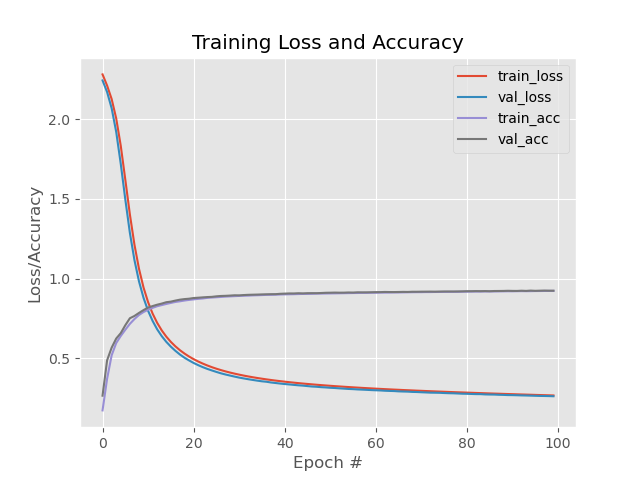

Write Python code to recreate this figure.
#!/usr/bin/env python3

from sklearn.preprocessing import LabelBinarizer
from sklearn.metrics import classification_report

import tensorflow as tf
import matplotlib.pyplot as plt
import numpy as np

# grab the MNIST dataset of 70,000 hand-written digits
# 60,000 for training and 10,000 for testing
((trainX, trainY), (testX, testY)) = tf.keras.datasets.mnist.load_data()

# flatten each 28x28x1 image to a simple list of 28x28=784 pixels
trainX = trainX.reshape((trainX.shape[0], 28 * 28 * 1))
testX = testX.reshape((testX.shape[0], 28 * 28 * 1))

# scale data to the range of [0, 1]
trainX = trainX.astype('float32') / 255.0
testX = testX.astype('float32') / 255.0

# convert the labels from integers to vectors
lb = LabelBinarizer()
trainY = lb.fit_transform(trainY)
testY = lb.transform(testY)

# build the model
num_features = trainX.shape[1]
print(f'{num_features=}')
model = tf.keras.models.Sequential()
model.add(tf.keras.layers.InputLayer(input_shape=(num_features,))) # input layer
model.add(tf.keras.layers.Dense(256, activation='sigmoid')) # hidden layer
model.add(tf.keras.layers.Dense(128, activation='sigmoid')) # hidden layer
model.add(tf.keras.layers.Dense(10, activation='softmax')) # output layer
model.summary()

# initialize the gradient descent optimizer
sgd = tf.keras.optimizers.SGD(0.01)

# compile the model
model.compile(loss="categorical_crossentropy", optimizer=sgd,  metrics=["accuracy"])

# train the model
EPOCHS = 100
H = model.fit(x=trainX, y=trainY, validation_data=(testX, testY), epochs=EPOCHS, batch_size=128)

# evaluate the network
predictions = model.predict(testX, batch_size=128)
report = classification_report(
    y_true=testY.argmax(axis=1),
    y_pred=predictions.argmax(axis=1),
    target_names=[str(x) for x in lb.classes_])
print(report)

# plot the training loss and accuracy
plt.style.use("ggplot")
plt.figure()
plt.plot(np.arange(0, EPOCHS), H.history["loss"], label="train_loss")
plt.plot(np.arange(0, EPOCHS), H.history["val_loss"], label="val_loss")
plt.plot(np.arange(0, EPOCHS), H.history["accuracy"], label="train_acc")
plt.plot(np.arange(0, EPOCHS), H.history["val_accuracy"], label="val_acc")
plt.title("Training Loss and Accuracy")
plt.xlabel("Epoch #")
plt.ylabel("Loss/Accuracy")
plt.legend()
plt.savefig('keras_mnist_demo.png')
